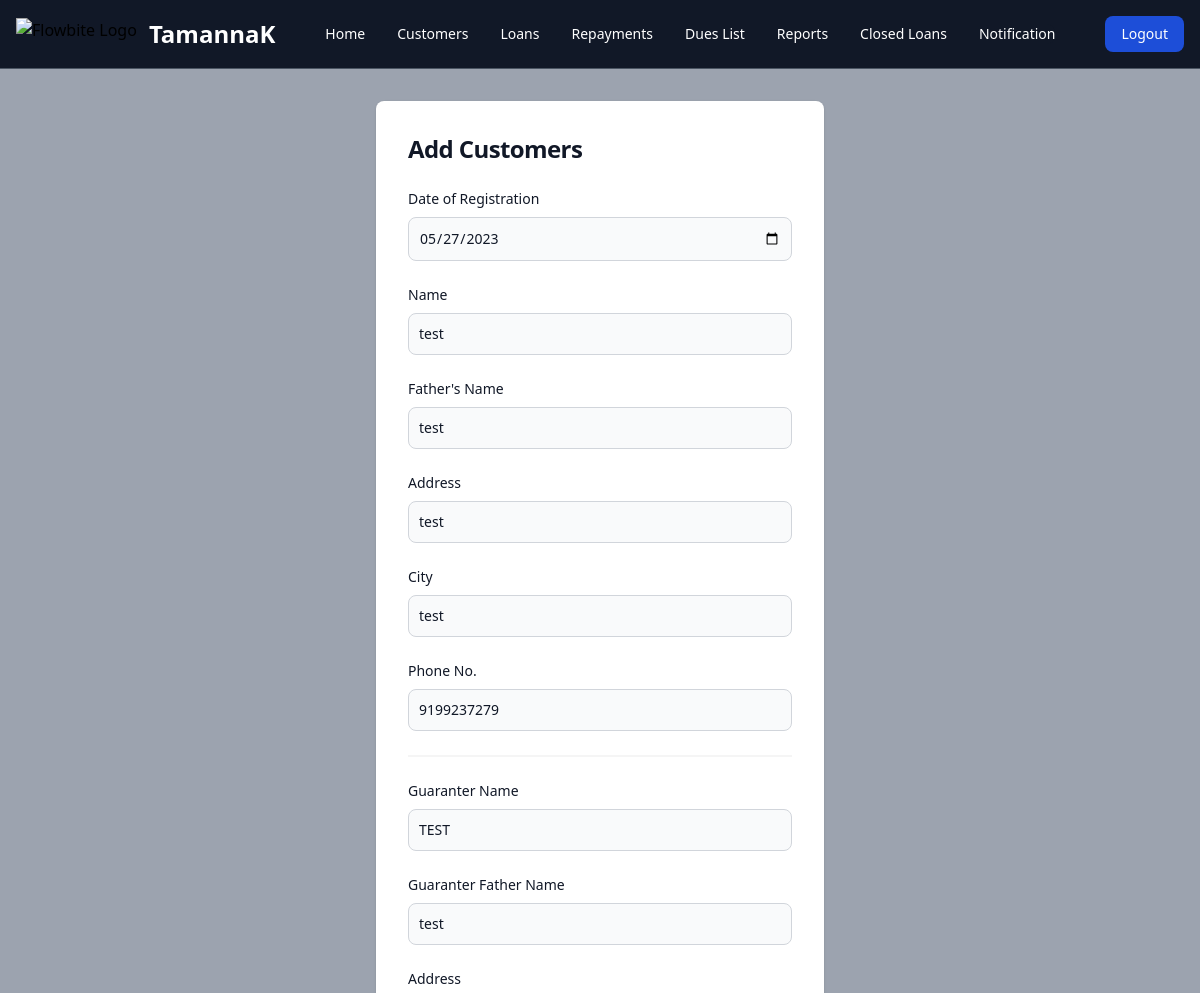
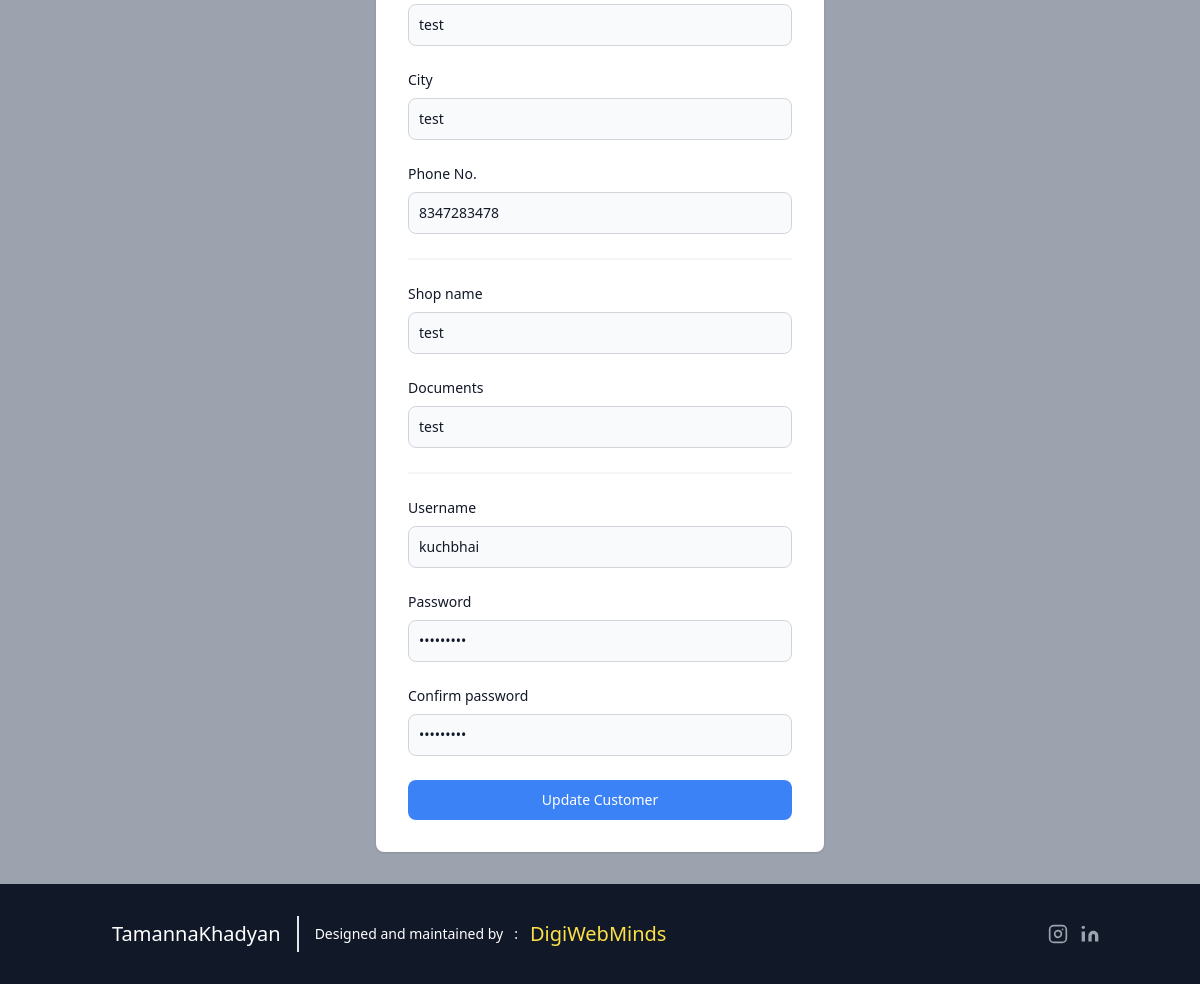
The page /admin/add_user.php?id=16 on the database its author committed (2 pictures, top to bottom).
### tables this page shows
CREATE TABLE `customers` (
  `id` int(10) NOT NULL,
  `dor` varchar(20) DEFAULT NULL,
  `sname` varchar(255) DEFAULT NULL,
  `name` varchar(100) DEFAULT NULL,
  `fname` varchar(100) DEFAULT NULL,
  `address` varchar(255) DEFAULT NULL,
  `city` varchar(255) DEFAULT NULL,
  `phone` varchar(100) DEFAULT NULL,
  `photo` varchar(255) DEFAULT NULL,
  `gname` varchar(100) DEFAULT NULL,
  `gfname` varchar(100) DEFAULT NULL,
  `gaddress` varchar(255) DEFAULT NULL,
  `gcity` varchar(255) DEFAULT NULL,
  `gphone` varchar(100) DEFAULT NULL,
  `gphoto` varchar(255) DEFAULT NULL,
  `documents` varchar(255) DEFAULT NULL,
  `username` varchar(50) DEFAULT NULL,
  `password` varchar(50) DEFAULT NULL
);

### admin/add_user.php (the view, shortened to what this page needs)
<?php
require_once("../include/connect.php");
if(isset($_GET['id'])){
    $id = $_GET['id'];
    $sql2 = "SELECT * FROM customers WHERE id = $id";
    $result = mysqli_query($conn,$sql2);
    $user = mysqli_fetch_assoc($result);
}
?>
<!DOCTYPE html>
<html lang="en">
<head>
    <script src="https://cdn.tailwindcss.com"></script>
</head>
<body>
    <?php
    include ("../include/navbar.php");
    ?>
    <section class="bg-gray-400">
        <div class="flex flex-col items-center justify-center px-6 py-8 mx-auto">
            <div class="w-full bg-white rounded-lg shadow dark:border md:mt-0 sm:max-w-md xl:p-0 dark:bg-gray-800 dark:border-gray-700">
                <div class="p-6 space-y-4 md:space-y-6 sm:p-8">
                    <h1 class="text-xl font-bold leading-tight tracking-tight text-gray-900 md:text-2xl dark:text-white">
                        Add Customers
                    </h1>
                    <form class="space-y-4 md:space-y-6" action="" enctype="multipart/form-data" method="post">
                        <div>
                            <label for="dor" class="block mb-2 text-sm font-medium text-gray-900 dark:text-white">Date of Registration</label>
                            <input type="date" name="dor" id="dor" class="bg-gray-50 border border-gray-300 text-gray-900 sm:text-sm rounded-lg focus:ring-primary-600 focus:border-primary-600 block w-full p-2.5 dark:bg-gray-700 dark:border-gray-600 dark:placeholder-gray-400 dark:text-white dark:focus:ring-blue-500 dark:focus:border-blue-500" required value="<?php if(isset($_GET['id'])){echo $user['dor'];} else{echo date("Y-m-d");} ?>">
                        </div>
                        <div>
                            <label for="name" class="block mb-2 text-sm font-medium text-gray-900 dark:text-white">Name</label>
                            <input type="text" name="name" id="name" class="bg-gray-50 border border-gray-300 text-gray-900 sm:text-sm rounded-lg focus:ring-primary-600 focus:border-primary-600 block w-full p-2.5 dark:bg-gray-700 dark:border-gray-600 dark:placeholder-gray-400 dark:text-white dark:focus:ring-blue-500 dark:focus:border-blue-500" <?php if(isset($_GET['id'])){echo "value='".$user['name']."'";} ?> required>
                        </div>
                        <div>
                            <label for="fname" class="block mb-2 text-sm font-medium text-gray-900 dark:text-white">Father's Name</label>
                            <input type="text" name="fname" id="fname" class="bg-gray-50 border border-gray-300 text-gray-900 sm:text-sm rounded-lg focus:ring-primary-600 focus:border-primary-600 block w-full p-2.5 dark:bg-gray-700 dark:border-gray-600 dark:placeholder-gray-400 dark:text-white dark:focus:ring-blue-500 dark:focus:border-blue-500" <?php if(isset($_GET['id'])){echo "value='".$user['fname']."'";} ?> required>
                        </div>
                        <div>
                            <label for="address" class="block mb-2 text-sm font-medium text-gray-900 dark:text-white">Address</label>
                            <input type="textarea" name="address" id="address" class="bg-gray-50 border border-gray-300 text-gray-900 sm:text-sm rounded-lg focus:ring-primary-600 focus:border-primary-600 block w-full p-2.5 dark:bg-gray-700 dark:border-gray-600 dark:placeholder-gray-400 dark:text-white dark:focus:ring-blue-500 dark:focus:border-blue-500" <?php if(isset($_GET['id'])){echo "value='".$user['address']."'";} ?> required>
                        </div>
                        <div>
                            <label for="city" class="block mb-2 text-sm font-medium text-gray-900 dark:text-white">City</label>
                            <input type="text" name="city" id="city" class="bg-gray-50 border border-gray-300 text-gray-900 sm:text-sm rounded-lg focus:ring-primary-600 focus:border-primary-600 block w-full p-2.5 dark:bg-gray-700 dark:border-gray-600 dark:placeholder-gray-400 dark:text-white dark:focus:ring-blue-500 dark:focus:border-blue-500" <?php if(isset($_GET['id'])){echo "value='".$user['city']."'";} ?> required>
                        </div>
                        <div>
                            <label for="phone" class="block mb-2 text-sm font-medium text-gray-900 dark:text-white">Phone No.</label>
                            <input type="text" name="phone" id="phone" class="bg-gray-50 border border-gray-300 text-gray-900 sm:text-sm rounded-lg focus:ring-primary-600 focus:border-primary-600 block w-full p-2.5 dark:bg-gray-700 dark:border-gray-600 dark:placeholder-gray-400 dark:text-white dark:focus:ring-blue-500 dark:focus:border-blue-500" <?php if(isset($_GET['id'])){echo "value='".$user['phone']."'";} ?> required placeholder="+91 ">
                        </div>
                        <hr class="my-12 h-0.5 border-t-0 bg-neutral-100 opacity-100 dark:opacity-50" />
                        <div>
                            <label for="gname" class="block mb-2 text-sm font-medium text-gray-900 dark:text-white"> Guaranter Name</label>
                            <input type="text" name="gname" id="gname" class="bg-gray-50 border border-gray-300 text-gray-900 sm:text-sm rounded-lg focus:ring-primary-600 focus:border-primary-600 block w-full p-2.5 dark:bg-gray-700 dark:border-gray-600 dark:placeholder-gray-400 dark:text-white dark:focus:ring-blue-500 dark:focus:border-blue-500" <?php if(isset($_GET['id'])){echo "value='".$user['gname']."'";} ?> >
                        </div>
                        <div>
                            <label for="gfname" class="block mb-2 text-sm font-medium text-gray-900 dark:text-white"> Guaranter Father Name</label>
                            <input type="text" name="gfname" id="gfname" class="bg-gray-50 border border-gray-300 text-gray-900 sm:text-sm rounded-lg focus:ring-primary-600 focus:border-primary-600 block w-full p-2.5 dark:bg-gray-700 dark:border-gray-600 dark:placeholder-gray-400 dark:text-white dark:focus:ring-blue-500 dark:focus:border-blue-500" <?php if(isset($_GET['id'])){echo "value='".$user['gfname']."'";} ?> >
                        </div>
                        <div>
                            <label for="gaddress" class="block mb-2 text-sm font-medium text-gray-900 dark:text-white">Address</label>
                            <input type="textarea" name="gaddress" id="gaddress" class="bg-gray-50 border border-gray-300 text-gray-900 sm:text-sm rounded-lg focus:ring-primary-600 focus:border-primary-600 block w-full p-2.5 dark:bg-gray-700 dark:border-gray-600 dark:placeholder-gray-400 dark:text-white dark:focus:ring-blue-500 dark:focus:border-blue-500" <?php if(isset($_GET['id'])){echo "value='".$user['gaddress']."'";} ?> >
                        </div>
                        <div>
                            <label for="gcity" class="block mb-2 text-sm font-medium text-gray-900 dark:text-white">City</label>
                            <input type="text" name="gcity" id="gcity" class="bg-gray-50 border border-gray-300 text-gray-900 sm:text-sm rounded-lg focus:ring-primary-600 focus:border-primary-600 block w-full p-2.5 dark:bg-gray-700 dark:border-gray-600 dark:placeholder-gray-400 dark:text-white dark:focus:ring-blue-500 dark:focus:border-blue-500" <?php if(isset($_GET['id'])){echo "value='".$user['gcity']."'";} ?> >
                        </div>
                        <div>
                            <label for="gphone" class="block mb-2 text-sm font-medium text-gray-900 dark:text-white">Phone No.</label>
                            <input type="text" name="gphone" id="gphone" class="bg-gray-50 border border-gray-300 text-gray-900 sm:text-sm rounded-lg focus:ring-primary-600 focus:border-primary-600 block w-full p-2.5 dark:bg-gray-700 dark:border-gray-600 dark:placeholder-gray-400 dark:text-white dark:focus:ring-blue-500 dark:focus:border-blue-500" placeholder="+91 " <?php if(isset($_GET['id'])){echo "value='".$user['gphone']."'";} ?> >
                        </div>
                        <hr class="my-12 h-0.5 border-t-0 bg-neutral-100 opacity-100 dark:opacity-50" />
                        <div>
                            <label for="sname" class="block mb-2 text-sm font-medium text-gray-900 dark:text-white">Shop name</label>
                            <input type="text" name="sname" id="sname" class="bg-gray-50 border border-gray-300 text-gray-900 sm:text-sm rounded-lg focus:ring-primary-600 focus:border-primary-600 block w-full p-2.5 dark:bg-gray-700 dark:border-gray-600 dark:placeholder-gray-400 dark:text-white dark:focus:ring-blue-500 dark:focus:border-blue-500" <?php if(isset($_GET['id'])){echo "value='".$user['sname']."'";} ?> >
                        </div>
                        <div>
                            <label for="documents" class="block mb-2 text-sm font-medium text-gray-900 dark:text-white">Documents</label>
                            <input type="textarea" name="documents" id="documents" class="bg-gray-50 border border-gray-300 text-gray-900 sm:text-sm rounded-lg focus:ring-primary-600 focus:border-primary-600 block w-full p-2.5 dark:bg-gray-700 dark:border-gray-600 dark:placeholder-gray-400 dark:text-white dark:focus:ring-blue-500 dark:focus:border-blue-500" <?php if(isset($_GET['id'])){echo "value='".$user['documents']."'";} ?> >
                        </div>
                        <hr class="my-12 h-0.5 border-t-0 bg-neutral-100 opacity-100 dark:opacity-50" />
                        <div>
                            <label for="username" class="block mb-2 text-sm font-medium text-gray-900 dark:text-white">Username</label>
                            <input type="text" name="username" id="username" class="bg-gray-50 border border-gray-300 text-gray-900 sm:text-sm rounded-lg focus:ring-primary-600 focus:border-primary-600 block w-full p-2.5 dark:bg-gray-700 dark:border-gray-600 dark:placeholder-gray-400 dark:text-white dark:focus:ring-blue-500 dark:focus:border-blue-500" <?php if(isset($_GET['id'])){echo "value='".$user['username']."'";} ?> required>
                        </div>
                        <div>
                            <label for="password" class="block mb-2 text-sm font-medium text-gray-900 dark:text-white">Password</label>
                            <input type="password" name="password" id="password" class="bg-gray-50 border border-gray-300 text-gray-900 sm:text-sm rounded-lg focus:ring-primary-600 focus:border-primary-600 block w-full p-2.5 dark:bg-gray-700 dark:border-gray-600 dark:placeholder-gray-400 dark:text-white dark:focus:ring-blue-500 dark:focus:border-blue-500" <?php if(isset($_GET['id'])){echo "value='".$user['password']."'";} ?> required>
                        </div>
                        <div>
                            <label for="cpassword" class="block mb-2 text-sm font-medium text-gray-900 dark:text-white">Confirm password</label>
                            <input type="password" name="cpassword" id="cpassword" class="bg-gray-50 border border-gray-300 text-gray-900 sm:text-sm rounded-lg focus:ring-primary-600 focus:border-primary-600 block w-full p-2.5 dark:bg-gray-700 dark:border-gray-600 dark:placeholder-gray-400 dark:text-white dark:focus:ring-blue-500 dark:focus:border-blue-500" <?php if(isset($_GET['id'])){echo "value='".$user['password']."'";} ?> required>
                        </div>
                        <button type="submit" name="submit" id="submit" class="w-full text-white bg-blue-500 hover:bg-primary-700 focus:ring-4 focus:outline-none focus:ring-primary-300 font-medium rounded-lg text-sm px-5 py-2.5 text-center bg-primary-600 hover:bg-primary-700 focus:ring-primary-800"><?php if(isset($_GET['id'])){echo "Update Customer";}else{ echo "Add Customer";} ?></button>
                    </form>
                </div>
            </div>
        </div>
    </section>
</body>
<?php
    include ("../include/footer.php");
?>
</html>

### rows shown on the page
customers: dor "05/27/2023", name "test", fname "test", address "test", city "test", phone "9199237279", gname "TEST", gfname "test", gaddress "test", gcity "test", gphone "8347283478", sname "test", documents "test", username "kuchbhai"
